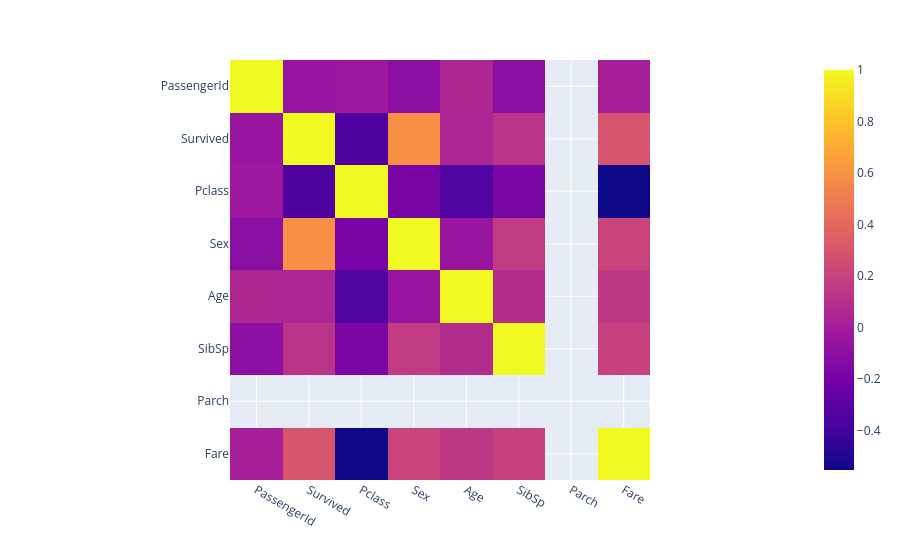

Notebook source saved alongside this figure:
### Code cell
fig = px.imshow(heatmap_df.corr())
fig.show()

### Figure 1 — Plotly figure (JSON) as saved in the notebook; plotly's stock layout.template omitted (floating-point values rounded to 4 significant figures)
{"data": [{"coloraxis": "coloraxis", "hovertemplate": "x: %{x}<br>y: %{y}<br>color: %{z}<extra></extra>", "name": "0", "type": "heatmap", "x": ["PassengerId", "Survived", "Pclass", "Sex", "Age", "SibSp", "Parch", "Fare"], "xaxis": "x", "y": ["PassengerId", "Survived", "Pclass", "Sex", "Age", "SibSp", "Parch", "Fare"], "yaxis": "y", "z": [[1, -0.04906, -0.02751, -0.1067, 0.05035, -0.1015, null, 0.01093], [-0.04906, 1, -0.3478, 0.5848, 0.04515, 0.1181, null, 0.2952], [-0.02751, -0.3478, 1, -0.1757, -0.3437, -0.1726, null, -0.5533], [-0.1067, 0.5848, -0.1757, 1, -0.04906, 0.1658, null, 0.2087], [0.05035, 0.04515, -0.3437, -0.04906, 1, 0.07732, null, 0.1438], [-0.1015, 0.1181, -0.1726, 0.1658, 0.07732, 1, null, 0.1926], [null, null, null, null, null, null, null, null], [0.01093, 0.2952, -0.5533, 0.2087, 0.1438, 0.1926, null, 1]]}], "layout": {"coloraxis": {"colorscale": [[0, "#0d0887"], [0.1111, "#46039f"], [0.2222, "#7201a8"], [0.3333, "#9c179e"], [0.4444, "#bd3786"], [0.5556, "#d8576b"], [0.6667, "#ed7953"], [0.7778, "#fb9f3a"], [0.8889, "#fdca26"], [1, "#f0f921"]]}, "margin": {"t": 60}, "xaxis": {"anchor": "y", "constrain": "domain", "domain": [0, 1], "scaleanchor": "y"}, "yaxis": {"anchor": "x", "autorange": "reversed", "constrain": "domain", "domain": [0, 1]}}}
